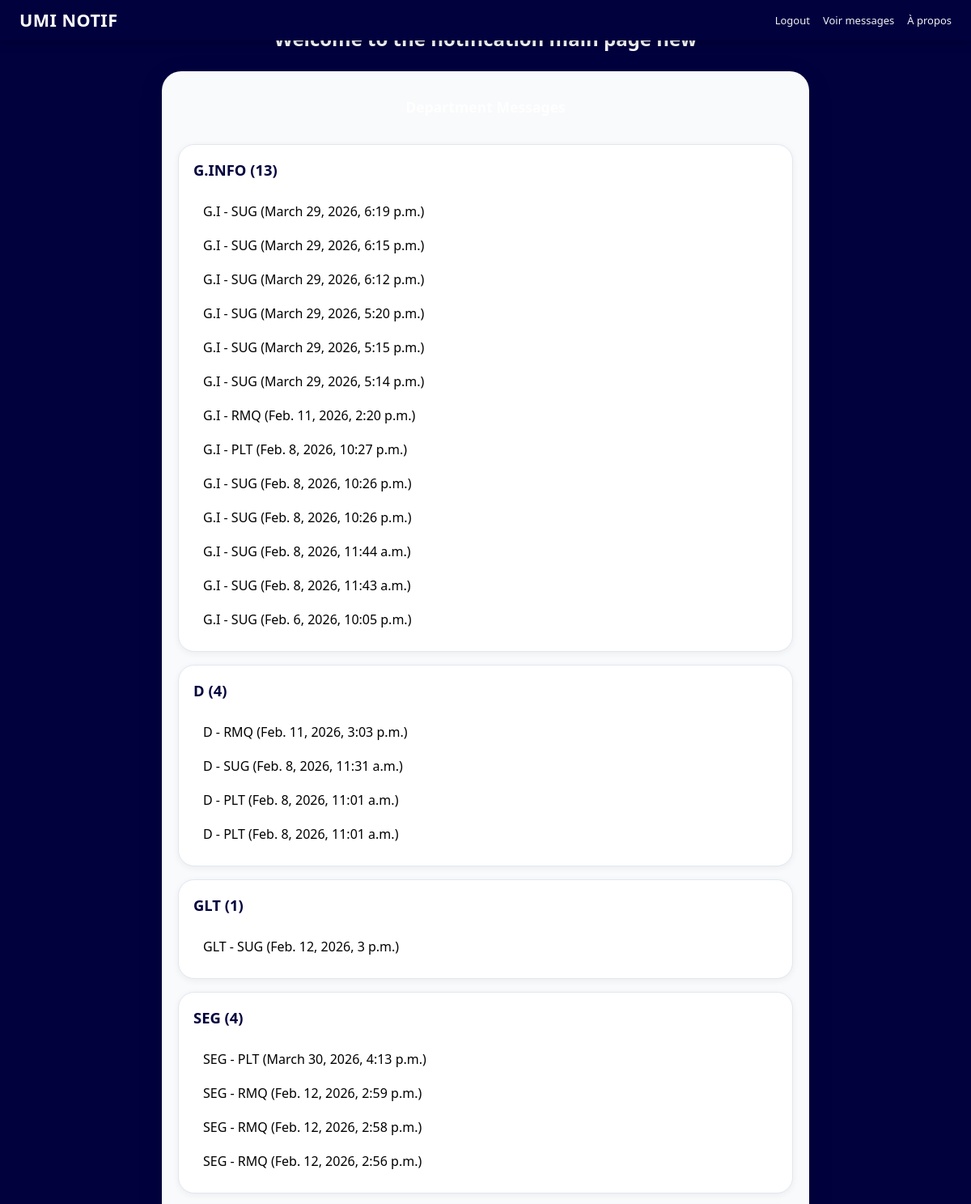
The app's page /notification/ (signed in, upper part) with its own data.
### recommandation/models.py (models this page shows, shortened)
class Message(models.Model):
    DEPARTEMENT_CHOICES = [
        ('BA', 'Business Administration'),
        ('G.CIVIL', 'Génie Civil'),
        ('BTS', 'BTS'),
        ('SEG', 'Sciences Economiques et Gestion'),
        ('GLT', 'Génie Logiciel et Transport'),
        ('D', 'Droit'),
        ('G.I', 'Génie Informatique'),
        ('JC', 'Journalisme et Communication'),
    ]
    LEVEL_CHOICES = [
        ('L1', 'L1' ),
        ('L2', 'L2' ),
        ('L3', 'L3' ),
        ('L4', 'L4' ),
        ('L5', 'L5' ),
    ]
    MESSAGE_TYPE_CHOICES = [
        ('SUG', 'Suggestion'),
        ('PLT', 'Plainte'),
        ('RMQ', 'Remarque'),
    ]
    slug = models.SlugField(unique=True)
    departement = models.CharField(max_length=20, choices=DEPARTEMENT_CHOICES,blank=False, null=False )
    level = models.CharField(max_length=2, choices=LEVEL_CHOICES, blank=False, null=False)
    message_type = models.CharField(max_length=3, choices=MESSAGE_TYPE_CHOICES, blank=False, null=False)
    content = models.TextField(max_length=1000, blank=False, null=False)
    created_at = models.DateTimeField(auto_now_add=True)

### recommandation/views.py (the view, shortened to what this page needs)
# urls.py: path('notification/', views.notif_view, name='notification'),
def notif_view(request):
    user = request.user
    if user.user_type == 'EXEC':
       g_info_messages = Message.objects.filter(departement='G.I').order_by('-created_at')
       d_info = Message.objects.filter(departement='D').order_by('-created_at')
       glt_info = Message.objects.filter(departement='GLT').order_by('-created_at')
       seg_info = Message.objects.filter(departement='SEG').order_by('-created_at')
       bts_info = Message.objects.filter(departement='BTS').order_by('-created_at')
       gc_info = Message.objects.filter(departement='G.CIVIL').order_by('-created_at')
       ba_info = Message.objects.filter(departement='BA').order_by('-created_at')
       jc_info = Message.objects.filter(departement='JC').order_by('-created_at')
       departements = {
            'G.INFO': g_info_messages,
            'D': d_info,
            'GLT': glt_info,
            'SEG': seg_info,
            'BTS': bts_info,
            'G.CIVIL': gc_info,
            'BA': ba_info,
            'JC': jc_info,
        }
       context = {
            'departements': departements,
        }
    else:
        context = {}
    return render(request, "notifs-main-page.html", context)

### templates/notifs-main-page.html (shortened to what this page needs)
{% extends 'base.html' %}
{% block body %}
    <div class="welcome-div">
        <h1>Welcome to the notification main page {{ request.user.last_name }}</h1>
    </div>
{% if request.user.user_type == 'EXEC' %}
    <div>
        <div class="notifs-rep-departement-container">
             <h3>Department Messages</h3>
            {% for dept_name, messages in departements.items %}
                <div class="notif-message-div">
                    <h3>{{ dept_name }} ({{ messages|length }})</h3>
                    <ul class="message-ul">
                        {% for message in messages %}
                            <a href="{% url 'message_detail' message.slug%}">
                                <li>{{ message.departement }} - {{ message.message_type }} ({{ message.created_at }})</li>
                            </a>
                        {% empty %}
                            <li>No messages in this department.</li>
                        {% endfor %}
                    </ul>
                </div>
          {% empty %}
            <p>No messages available yet.</p>
          {% endfor %}
    </div>
    </div>
{% else %}
    <h3>
      Vous n'avez pas accès à cette page en votre qualité de {{ request.user.get_user_type_display }}
    </h3>
{% endif %}
{% endblock %}

### templates/base.html (style rules this page uses)
*, *::before, *::after { box-sizing: border-box; }
body { font-family: system-ui, -apple-system, "Segoe UI", Arial, sans-serif; background-color: #01013e; margin: 0; padding: 0; padding-top: var(--header-h, 64px); min-height: 100vh; overflow-x: clip; }

### templates/notifs-main-page.html (style rules this page uses)
body { padding: clamp(12px, 3vw, 24px); display: flex; justify-content: center; flex-direction: column; min-height: 100vh; align-items: stretch; box-sizing: border-box; }
.welcome-div { display: flex; justify-content: center; align-items: center; flex-direction: column; color: white; text-align: center; width: 100%; max-width: 52rem; margin: 0 auto 1rem; padding: 0 0.5rem; }
.welcome-div h1 { font-size: clamp(1.1rem, 4vw, 1.5rem); line-height: 1.35; margin: 0.5rem 0; }
.notifs-rep-departement-container > h3, body > h3 { display: block; text-align: center; margin: 0.75rem auto 1rem; color: rgba(255, 255, 255, 0.95); font-size: clamp(0.95rem, 2.8vw, 1.1rem); line-height: 1.45; max-width: 42rem; padding: 0 0.75rem; font-weight: 600; }
.notifs-rep-departement-container { display: flex; flex-direction: column; gap: 16px; justify-content: center; width: 100%; max-width: 800px; margin: 0 auto; align-self: center; background-color: #f8fafc; border-radius: 24px; padding: clamp(12px, 3vw, 20px); box-shadow: 0 8px 32px rgba(0, 0, 0, 0.12); box-sizing: border-box; }
.notifs-rep-departement-container .notif-message-div h3 { color: #01013e; margin: 0 0 8px; font-size: clamp(1rem, 2.5vw, 1.15rem); }
.message-ul { list-style: none; margin: 0; padding: 0; width: 100%; }
.message-ul a { text-decoration: none; color: inherit; display: block; }
.message-ul li { padding: 10px 12px; border-radius: 12px; transition: background 0.15s ease; }
.notif-message-div { display: flex; flex-direction: column; align-items: stretch; gap: 10px; padding: clamp(12px, 3vw, 18px); border: 1px solid #e2e8f0; border-radius: 20px; box-shadow: 0 2px 8px rgba(0, 0, 0, 0.06); background: #fff; }

### records on screen
Message: departement "G.I", message_type "SUG", created_at "March 29, 2026, 6:19 p.m."
Message: departement "G.I", message_type "SUG", created_at "March 29, 2026, 6:15 p.m."
Message: departement "G.I", message_type "SUG", created_at "March 29, 2026, 6:12 p.m."
Message: departement "G.I", message_type "SUG", created_at "March 29, 2026, 5:20 p.m."
Message: departement "G.I", message_type "SUG", created_at "March 29, 2026, 5:15 p.m."
Message: departement "G.I", message_type "SUG", created_at "March 29, 2026, 5:14 p.m."
Message: departement "G.I", message_type "RMQ", created_at "Feb. 11, 2026, 2:20 p.m."
Message: departement "G.I", message_type "PLT", created_at "Feb. 8, 2026, 10:27 p.m."
Message: departement "G.I", message_type "SUG", created_at "Feb. 8, 2026, 10:26 p.m."
Message: departement "G.I", message_type "SUG", created_at "Feb. 8, 2026, 10:26 p.m."
Message: departement "G.I", message_type "SUG", created_at "Feb. 8, 2026, 11:44 a.m."
Message: departement "G.I", message_type "SUG", created_at "Feb. 8, 2026, 11:43 a.m."
Message: departement "G.I", message_type "SUG", created_at "Feb. 6, 2026, 10:05 p.m."
Message: departement "D", message_type "RMQ", created_at "Feb. 11, 2026, 3:03 p.m."
Message: departement "D", message_type "SUG", created_at "Feb. 8, 2026, 11:31 a.m."
Message: departement "D", message_type "PLT", created_at "Feb. 8, 2026, 11:01 a.m."
Message: departement "D", message_type "PLT", created_at "Feb. 8, 2026, 11:01 a.m."
Message: departement "GLT", message_type "SUG", created_at "Feb. 12, 2026, 3 p.m."
Message: departement "SEG", message_type "PLT", created_at "March 30, 2026, 4:13 p.m."
Message: departement "SEG", message_type "RMQ", created_at "Feb. 12, 2026, 2:59 p.m."
Message: departement "SEG", message_type "RMQ", created_at "Feb. 12, 2026, 2:58 p.m."
Message: departement "SEG", message_type "RMQ", created_at "Feb. 12, 2026, 2:56 p.m."

### other values on screen
{{ dept_name }} "G.INFO" "D" "GLT" "SEG"
{{ messages|length }} "13" "4" "1" "4"
